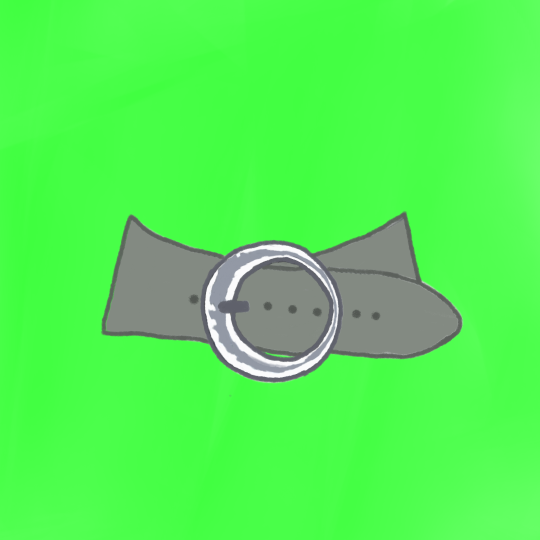
#> input picture App/tools/cinto-cinza/original.png, 1080 x 1080 px (shown at 1/2 size)
$ python -i repetidas.py   (imports and definitions only)
#> lines starting #> are read from the running program, lines starting #| are printed output that depends on the picture
#> further down, picture is the input picture: PIL image 1080x1080 RGBA; mean R, G, B, A 81.7, 239.8, 81.9, 255
# -*- coding: utf-8 -*-
"""
Peça repetida: a foto que já virou peça do jogo, ou que já está na esteira.

A marca de pin (nuvem/lambda/esteira.py) impede o mesmo pin de entrar duas
vezes, mas não reconhece a mesma roupa chegando por outro caminho: o pin
importado antes de a marca existir, a mesma foto salva duas vezes no
Pinterest (dois pins, uma imagem), a pasta nova que repete peças da antiga.
Aqui quem decide é a imagem.

O recorte é determinístico — mesma foto, mesmo modelo, mesma prévia —, então
a comparação é pela assinatura da prévia: a forma (dHash de 256 bits, com o
recorte pousado no branco) e a cor média. A cor está ali porque o acervo tem a
mesma foto recolorida (a calça Hollister em quatro cores): pela forma elas
ficam a 12 bits uma da outra, e são peças diferentes. Medido no acervo:
repetida dá forma a 0 e cor igual; a peça nova mais parecida com alguma do
jogo ficou acima de 80.

Peça editada no jogo (girada, cortada) muda de imagem e não é reconhecida
pela prévia publicada. A peça publicada pela esteira daqui em diante guarda a
assinatura da prévia original (`assinatura` no acervo), e essa continua
valendo depois da edição.
"""

import io
import json
import time
from concurrent.futures import ThreadPoolExecutor

from botocore.exceptions import ClientError
from PIL import Image

LIMIAR = 4                   # bits de forma diferentes, de 256
LIMIAR_COR = 12              # diferença máxima num canal da cor média (0–255)
LADO = 16
CACHE = 'esteira/config/assinaturas.json'   # das peças antigas, sem assinatura no acervo
VALIDADE = 300               # s: o acervo é relido no máximo a cada 5 min

_memoria = {'quando': 0, 'acervo': []}


def assinatura(img):
    """'<dHash em 64 hex>-<cor média rrggbb>' da imagem pousada no branco."""
    rgba = img.convert('RGBA')
    fundo = Image.new('RGBA', rgba.size, (255, 255, 255, 255))
#> fundo: PIL image 1080x1080 RGBA; every value is 255
    fundo.alpha_composite(rgba)
    cinza = fundo.convert('L').resize((LADO + 1, LADO), Image.LANCZOS)
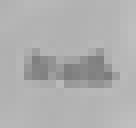
#> cinza: PIL image 17x16 L (shown 8 times larger); min 125, max 191, mean 174.5
    px = list(cinza.getdata())
#> px = 272 values, max 191 at index 271, min 125 at index 166, mean 174.5
    bits = 0
    for y in range(LADO):
        linha = y * (LADO + 1)
        for x in range(LADO):
            bits = (bits << 1) | (px[linha + x] > px[linha + x + 1])
#> after the loop, bits = 10629552104356787949452590554588002684936605557227757027316567427169281653824
    # A cor média só do que é peça: o branco do fundo puxaria tudo para o claro.
    opaca = rgba.getchannel('A').point(lambda v: 255 if v >= 128 else 0)
#> opaca: PIL image 1080x1080 L; every value is 255
    cor = rgba.convert('RGB').resize((64, 64)), opaca.resize((64, 64))
    pixels = [p for p, a in zip(cor[0].getdata(), cor[1].getdata()) if a] or [(255, 255, 255)]
#> pixels = 4096 items, first 6: (67, 255, 67), (66, 255, 66), (65, 255, 65), (66, 255, 66), (67, 255, 67), (69, 255, 69)
    media = [round(sum(c[i] for c in pixels) / len(pixels)) for i in range(3)]
#> media = [82, 240, 82]
    return '%064x-%02x%02x%02x' % (bits, *media)


def distancia(a, b):
    """Bits de forma diferentes."""
    return bin(int(a[:64], 16) ^ int(b[:64], 16)).count('1')


# [71 lines left out: functions iguais, _json, _do_acervo, _da_esteira, procurar, not called in this run]

>>> from PIL import Image
>>> picture = Image.open('../../App/tools/cinto-cinza/original.png')
>>> result = assinatura(picture)
